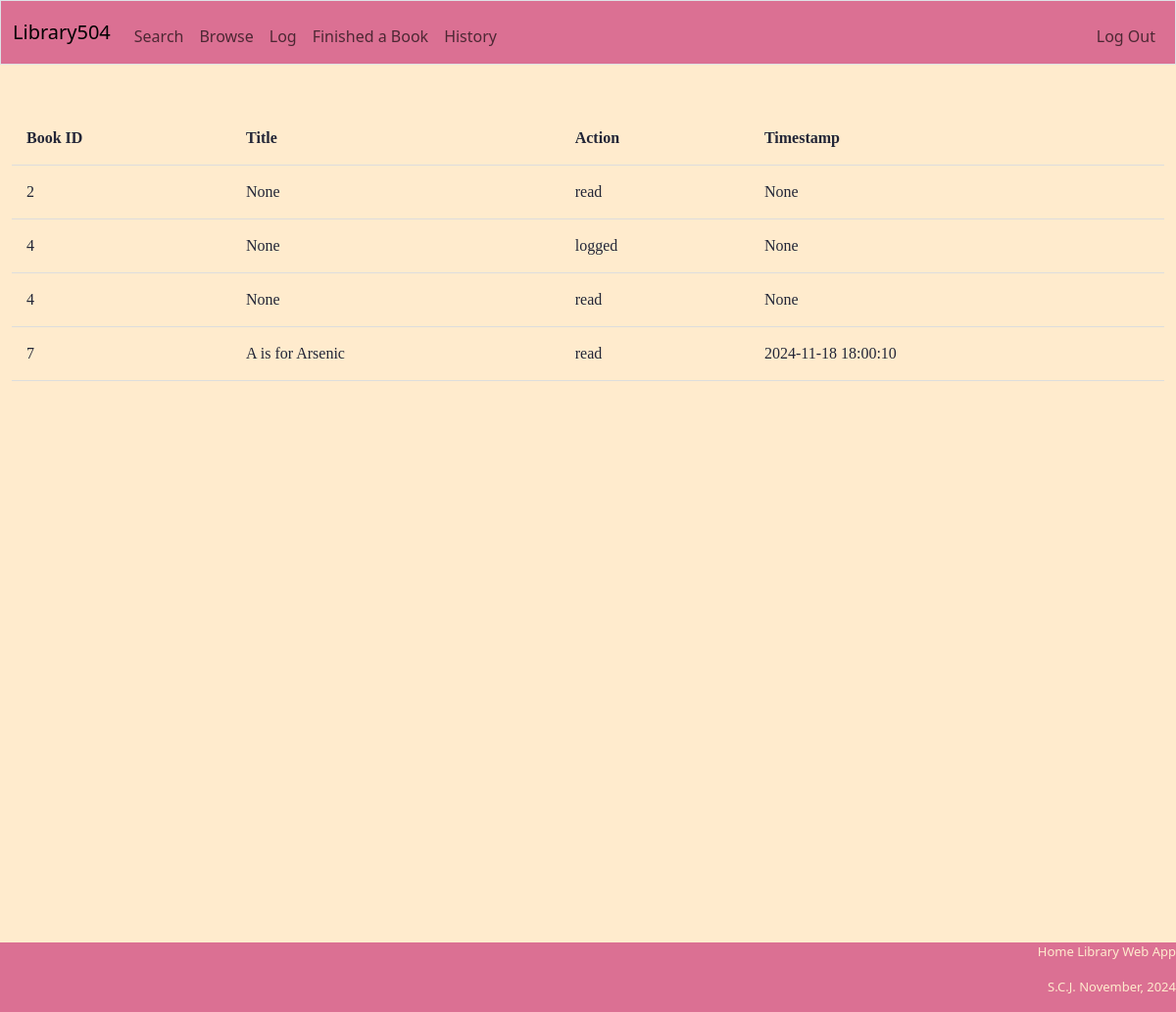
The page /history (signed in) on the database its author committed.
### tables this page shows
CREATE TABLE "history" (
    bookid INTEGER NOT NULL,
    title TEXT,
    readerid INTEGER NOT NULL,
    action TEXT,
    timestamp TIMESTAMP DEFAULT CURRENT_TIMESTAMP,
    FOREIGN KEY (bookid) REFERENCES books(id),
    FOREIGN KEY (readerid) REFERENCES reader(id)
);

### app.py (the view)
@app.route("/history", methods=["GET", "POST"])
@login_required
def history():
    history = db.execute("SELECT bookID, title, action, timestamp FROM history WHERE readerID = ?", session["id"])
    print(history)
    return render_template("history.html", history=history)

### app.py (called while the page is built)
@app.after_request
def after_request(response):
    response.headers["Cache-Control"] = "no-cache, no-store, must-revalidate"
    response.headers["Expires"] = 0
    response.headers["Pragma"] = "no-cache"
    return response

def login_required(f):
    @wraps(f)
    def decorated_function(*args, **kwargs):
        if session.get("id") is None:
            return redirect("/login")
        return f(*args, **kwargs)
    return decorated_function

### templates/history.html (shortened to what this page needs)
{% extends "template.html" %}
{% block main %}
    <div style="overflow-x:auto" class="fullHeight">
        <table>
            <tr>
                <th class="text-start" scope="col">Book ID</th>
                <th class="text-start" scope="col">Title</th>
                <th class="text-start" scope="col">Action</th>
                <th class="text-start" scope="col">Timestamp</th>
            </tr>
            {% for entry in history %}
                <tr>
                    <td>{{ entry["bookid"] }}</td>
                    <td>{{ entry["title"] }}</td>
                    <td>{{ entry["action"] }}</td>
                    <td>{{ entry["timestamp"] }}</td>
                </tr>
            {% endfor %}
        </table>
    </div>
{% endblock %}

### staticfiles/style.css (style rules this page uses)
.fullHeight { height: 100vh; }
html, body { display: flex; flex-direction: column; min-height: 100vh; margin: 0; padding: 0; position: relative; overflow: scroll; }
tr:nth-child(even) { background-color: #FFEBCD; }
* { box-sizing: border-box; }
table { width: 100%; max-height: 100vh; overflow: scroll;; }
th, td { padding: 15px; text-align: left; border-bottom: 1px solid #ddd; }

### rows shown on the page
history: bookid "2", title "None", action "read", timestamp "None"
history: bookid "4", title "None", action "logged", timestamp "None"
history: bookid "4", title "None", action "read", timestamp "None"
history: bookid "7", title "A is for Arsenic", action "read", timestamp "2024-11-18 18:00:10"
